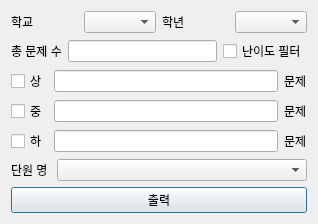
<?xml version="1.0" encoding="UTF-8"?>
<ui version="4.0">
 <class>Dialog</class>
 <widget class="QDialog" name="Dialog">
  <property name="geometry">
   <rect>
    <x>0</x>
    <y>0</y>
    <width>318</width>
    <height>219</height>
   </rect>
  </property>
  <property name="windowTitle">
   <string>Dialog</string>
  </property>
  <layout class="QGridLayout" name="gridLayout">
   <item row="0" column="0">
    <layout class="QGridLayout" name="gridLayout_3">
     <item row="0" column="0">
      <layout class="QGridLayout" name="gridLayout_4">
       <property name="leftMargin">
        <number>0</number>
       </property>
       <property name="topMargin">
        <number>0</number>
       </property>
       <property name="rightMargin">
        <number>0</number>
       </property>
       <property name="bottomMargin">
        <number>0</number>
       </property>
       <item row="2" column="0">
        <layout class="QVBoxLayout" name="verticalLayout_4">
         <item>
          <layout class="QHBoxLayout" name="horizontalLayout_3">
           <item>
            <widget class="QLabel" name="label_3">
             <property name="text">
              <string>총 문제 수</string>
             </property>
            </widget>
           </item>
           <item>
            <widget class="QLineEdit" name="lineEdit"/>
           </item>
           <item>
            <widget class="QCheckBox" name="checkBox">
             <property name="text">
              <string>난이도 필터</string>
             </property>
            </widget>
           </item>
          </layout>
         </item>
         <item>
          <layout class="QVBoxLayout" name="verticalLayout_6">
           <item>
            <layout class="QHBoxLayout" name="horizontalLayout_7">
             <item>
              <widget class="QCheckBox" name="checkBox_4">
               <property name="text">
                <string>상</string>
               </property>
              </widget>
             </item>
             <item>
              <widget class="QLineEdit" name="lineEdit_4"/>
             </item>
             <item>
              <widget class="QLabel" name="label_6">
               <property name="text">
                <string>문제</string>
               </property>
              </widget>
             </item>
            </layout>
           </item>
           <item>
            <layout class="QHBoxLayout" name="horizontalLayout_5">
             <item>
              <widget class="QCheckBox" name="checkBox_2">
               <property name="text">
                <string>중</string>
               </property>
              </widget>
             </item>
             <item>
              <widget class="QLineEdit" name="lineEdit_2"/>
             </item>
             <item>
              <widget class="QLabel" name="label_5">
               <property name="text">
                <string>문제</string>
               </property>
              </widget>
             </item>
            </layout>
           </item>
           <item>
            <layout class="QHBoxLayout" name="horizontalLayout_6">
             <item>
              <widget class="QCheckBox" name="checkBox_3">
               <property name="text">
                <string>하</string>
               </property>
              </widget>
             </item>
             <item>
              <widget class="QLineEdit" name="lineEdit_3"/>
             </item>
             <item>
              <widget class="QLabel" name="label_7">
               <property name="text">
                <string>문제</string>
               </property>
              </widget>
             </item>
            </layout>
           </item>
          </layout>
         </item>
        </layout>
       </item>
       <item row="1" column="0">
        <layout class="QHBoxLayout" name="horizontalLayout">
         <item>
          <widget class="QLabel" name="label">
           <property name="text">
            <string>학교</string>
           </property>
           <property name="alignment">
            <set>Qt::AlignLeading|Qt::AlignLeft|Qt::AlignVCenter</set>
           </property>
          </widget>
         </item>
         <item>
          <widget class="QComboBox" name="comboBox_2"/>
         </item>
         <item>
          <widget class="QLabel" name="label_2">
           <property name="text">
            <string>학년</string>
           </property>
           <property name="alignment">
            <set>Qt::AlignLeading|Qt::AlignLeft|Qt::AlignVCenter</set>
           </property>
          </widget>
         </item>
         <item>
          <widget class="QComboBox" name="comboBox"/>
         </item>
        </layout>
       </item>
       <item row="3" column="0">
        <layout class="QFormLayout" name="formLayout">
         <item row="0" column="0">
          <widget class="QLabel" name="label_4">
           <property name="cursor">
            <cursorShape>ArrowCursor</cursorShape>
           </property>
           <property name="text">
            <string>단원 명 </string>
           </property>
          </widget>
         </item>
         <item row="0" column="1">
          <widget class="QComboBox" name="comboBox_3">
           <property name="frame">
            <bool>true</bool>
           </property>
          </widget>
         </item>
        </layout>
       </item>
       <item row="4" column="0">
        <layout class="QVBoxLayout" name="verticalLayout">
         <item>
          <widget class="QPushButton" name="pushButton">
           <property name="text">
            <string>출력</string>
           </property>
          </widget>
         </item>
        </layout>
       </item>
      </layout>
     </item>
    </layout>
   </item>
  </layout>
 </widget>
 <tabstops>
  <tabstop>comboBox</tabstop>
  <tabstop>comboBox_2</tabstop>
 </tabstops>
 <resources/>
 <connections/>
</ui>
